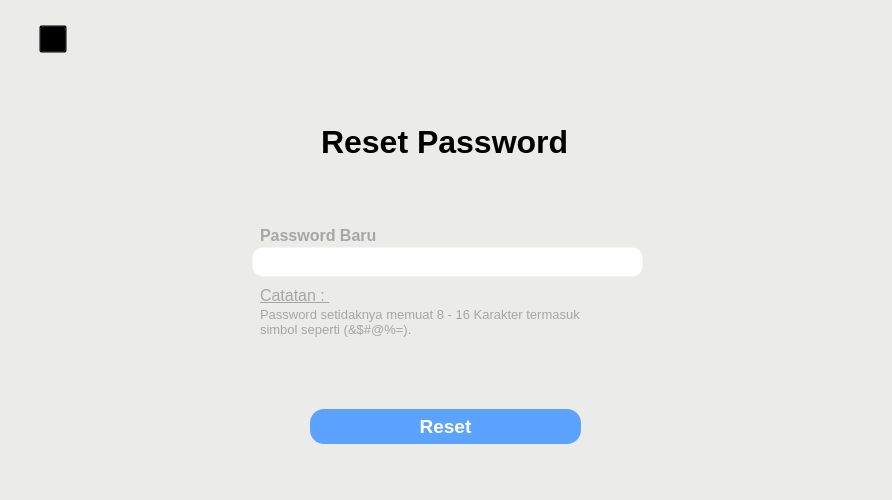
<?xml version="1.0" encoding="UTF-8"?>
<ui version="4.0">
 <class>form_resetPassword</class>
 <widget class="QWidget" name="form_resetPassword">
  <property name="geometry">
   <rect>
    <x>0</x>
    <y>0</y>
    <width>892</width>
    <height>500</height>
   </rect>
  </property>
  <property name="windowTitle">
   <string>RESET PASSWORD</string>
  </property>
  <property name="windowIcon">
   <iconset resource="../Resources_rc/resources.qrc">
    <normaloff>:/LogoAndWindowsIcon/Aset/LogoIconSolusiku-final.png</normaloff>:/LogoAndWindowsIcon/Aset/LogoIconSolusiku-final.png</iconset>
  </property>
  <property name="styleSheet">
   <string notr="true">background-color: #ebebea;</string>
  </property>
  <widget class="QLabel" name="label">
   <property name="geometry">
    <rect>
     <x>321</x>
     <y>118</y>
     <width>251</width>
     <height>47</height>
    </rect>
   </property>
   <property name="font">
    <font>
     <family>Nirmala UI</family>
     <pointsize>24</pointsize>
     <weight>75</weight>
     <bold>true</bold>
    </font>
   </property>
   <property name="text">
    <string>Reset Password</string>
   </property>
  </widget>
  <widget class="QLabel" name="label_2">
   <property name="geometry">
    <rect>
     <x>260</x>
     <y>220</y>
     <width>121</width>
     <height>31</height>
    </rect>
   </property>
   <property name="font">
    <font>
     <family>Nirmala UI</family>
     <pointsize>12</pointsize>
     <weight>75</weight>
     <bold>true</bold>
    </font>
   </property>
   <property name="styleSheet">
    <string notr="true">color : #a6a6a6;</string>
   </property>
   <property name="text">
    <string>Password Baru </string>
   </property>
  </widget>
  <widget class="QLineEdit" name="txtNew_Pass">
   <property name="geometry">
    <rect>
     <x>252</x>
     <y>247</y>
     <width>391</width>
     <height>30</height>
    </rect>
   </property>
   <property name="styleSheet">
    <string notr="true">border : 1px solid transparent;
border-radius : 11px;
background-color: white;
color: #666666;</string>
   </property>
  </widget>
  <widget class="QLabel" name="label_3">
   <property name="geometry">
    <rect>
     <x>260</x>
     <y>280</y>
     <width>121</width>
     <height>31</height>
    </rect>
   </property>
   <property name="font">
    <font>
     <family>Nirmala UI</family>
     <pointsize>12</pointsize>
     <weight>50</weight>
     <bold>false</bold>
     <underline>true</underline>
    </font>
   </property>
   <property name="styleSheet">
    <string notr="true">color : #a6a6a6;
background-color: transparent;</string>
   </property>
   <property name="text">
    <string>Catatan : </string>
   </property>
  </widget>
  <widget class="QLabel" name="label_4">
   <property name="geometry">
    <rect>
     <x>260</x>
     <y>291</y>
     <width>321</width>
     <height>61</height>
    </rect>
   </property>
   <property name="font">
    <font>
     <family>Nirmala UI</family>
     <pointsize>10</pointsize>
     <weight>50</weight>
     <bold>false</bold>
    </font>
   </property>
   <property name="styleSheet">
    <string notr="true">color : #a6a6a6;
background-color: transparent;</string>
   </property>
   <property name="text">
    <string>Password setidaknya memuat 8 - 16 Karakter termasuk simbol seperti (&amp;$#@%=).</string>
   </property>
   <property name="wordWrap">
    <bool>true</bool>
   </property>
  </widget>
  <widget class="QPushButton" name="btnReset">
   <property name="geometry">
    <rect>
     <x>310</x>
     <y>409</y>
     <width>271</width>
     <height>35</height>
    </rect>
   </property>
   <property name="font">
    <font>
     <family>Nirmala UI</family>
     <pointsize>14</pointsize>
     <weight>75</weight>
     <bold>true</bold>
    </font>
   </property>
   <property name="styleSheet">
    <string notr="true">border-radius: 14px;
background-color: #5ca2ff;
color: #ffffff;</string>
   </property>
   <property name="text">
    <string>Reset</string>
   </property>
  </widget>
  <widget class="QPushButton" name="btn_back">
   <property name="geometry">
    <rect>
     <x>39</x>
     <y>25</y>
     <width>28</width>
     <height>28</height>
    </rect>
   </property>
   <property name="styleSheet">
    <string notr="true">background-color:transparent;</string>
   </property>
   <property name="text">
    <string/>
   </property>
   <property name="icon">
    <iconset resource="../Resources_rc/resources.qrc">
     <normaloff>:/Images/Aset/btn_back_noBG.png</normaloff>:/Images/Aset/btn_back_noBG.png</iconset>
   </property>
   <property name="iconSize">
    <size>
     <width>28</width>
     <height>28</height>
    </size>
   </property>
  </widget>
  <widget class="QLabel" name="Logo_apk">
   <property name="geometry">
    <rect>
     <x>270</x>
     <y>-30</y>
     <width>341</width>
     <height>221</height>
    </rect>
   </property>
   <property name="styleSheet">
    <string notr="true">background-color: transparent;</string>
   </property>
   <property name="text">
    <string/>
   </property>
   <property name="pixmap">
    <pixmap resource="../Resources_rc/resources.qrc">:/Images/Aset/Logo-removebg.png</pixmap>
   </property>
   <property name="scaledContents">
    <bool>true</bool>
   </property>
  </widget>
  <widget class="QLabel" name="shadow_blue">
   <property name="geometry">
    <rect>
     <x>0</x>
     <y>75</y>
     <width>892</width>
     <height>425</height>
    </rect>
   </property>
   <property name="styleSheet">
    <string notr="true">background-color: transparent;</string>
   </property>
   <property name="text">
    <string/>
   </property>
   <property name="pixmap">
    <pixmap resource="../Resources_rc/resources.qrc">:/Images/Aset/Shadow_blue.jpg</pixmap>
   </property>
   <property name="scaledContents">
    <bool>true</bool>
   </property>
  </widget>
  <zorder>shadow_blue</zorder>
  <zorder>label_4</zorder>
  <zorder>label</zorder>
  <zorder>label_2</zorder>
  <zorder>txtNew_Pass</zorder>
  <zorder>label_3</zorder>
  <zorder>btnReset</zorder>
  <zorder>btn_back</zorder>
  <zorder>Logo_apk</zorder>
 </widget>
 <resources>
  <include location="../Resources_rc/resources.qrc"/>
  <include location="../Resources_rc/resources.qrc"/>
 </resources>
 <connections/>
</ui>
